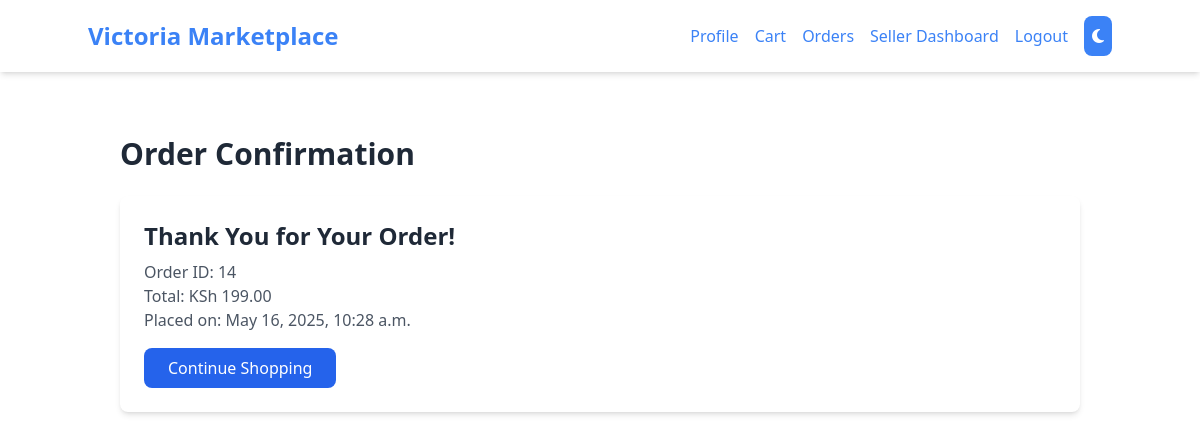
Page /order-confirmation/14/ (signed in) on the committed database.
### marketplace/models.py (models this page shows, shortened)
class Order(models.Model):
    STATUS_CHOICES = [
        ('Pending', 'Pending'),
        ('Completed', 'Completed'),
        ('Failed', 'Failed'),
    ]
    user = models.ForeignKey(User, on_delete=models.CASCADE, related_name='orders')
    cart_items = models.ManyToManyField(CartItem)
    status = models.CharField(max_length=50, choices=STATUS_CHOICES, default='Pending')
    created_at = models.DateTimeField(auto_now_add=True)
    total_price = models.DecimalField(max_digits=10, decimal_places=2, null=True)

### marketplace/views.py (the view)
# urls.py: path('order-confirmation/<int:order_id>/', views.order_confirmation, name='order_confirmation'),
@login_required
def order_confirmation(request, order_id):
    order = Order.objects.get(id=order_id, user=request.user)
    return render(request, 'marketplace/order_confirmation.html', {
        'order': order,
    })

### templates/marketplace/order_confirmation.html
{% extends 'base.html' %}
{% block content %}
    <div class="container mx-auto px-4 py-8">
        <h1 class="text-3xl font-semibold text-gray-800 mb-6">Order Confirmation</h1>
        <div class="bg-white rounded-lg shadow-md p-6 transform transition-all duration-300 hover:shadow-xl">
            <h2 class="text-2xl font-semibold text-gray-800">Thank You for Your Order!</h2>
            <p class="text-gray-600 mt-2">Order ID: {{ order.id }}</p>
            <p class="text-gray-600">Total: KSh {{ order.total_price }}</p>
            <p class="text-gray-600">Placed on: {{ order.created_at }}</p>
            <a href="{% url 'marketplace:home' %}" class="mt-4 inline-block bg-blue-600 text-white py-2 px-6 rounded-lg hover:bg-blue-700 transition-colors duration-300">
                Continue Shopping
            </a>
        </div>
    </div>
{% endblock %}

### templates/base.html (style rules this page uses)
[data-theme="light"] { --bg-color: #ffffff; --text-color: #1f2937; --card-bg: #ffffff; --button-bg: #3b82f6; --button-hover: #2563eb; --nav-bg: #ffffff; --nav-text: #1f2937; --link-hover: #3b82f6; }
body { background-color: var(--bg-color); color: var(--text-color); transition: all 0.3s ease; }

### rows in the picture
Order: id "14", total_price "199.00", created_at "May 16, 2025, 10:28 a.m."
